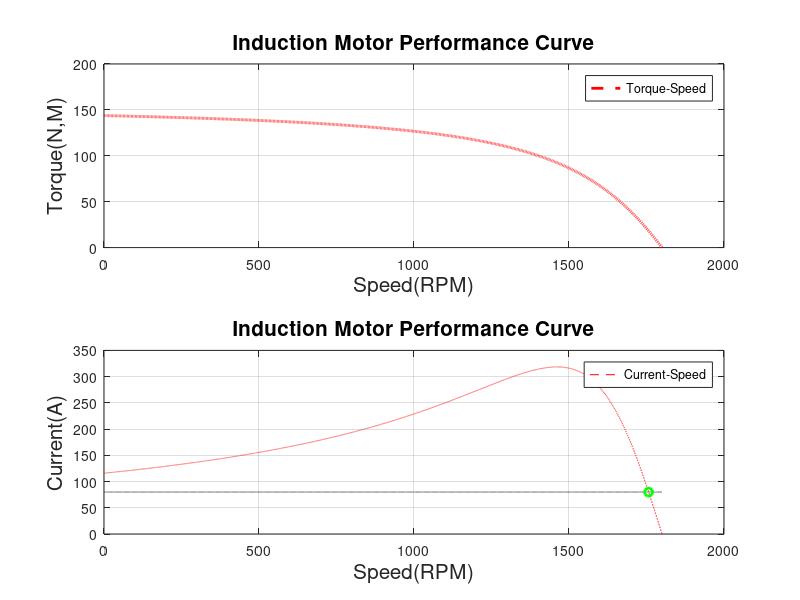

MATLAB code for this plot:
clear
clc
r1=0.641; % stator resistance ( ohm )
x1=1.106; % stator reactance ( ohm )
r2= 0.332; % rotor resistance ( ohm )
x2=0.464; % rotor reactance ( ohm )
xm=26.3; % magnetizing reactance ( ohm )
v_ph=460/sqrt(3); % phase voltage ( volt )
n_s=1800; %(RPM)
w_s=2*pi*n_s/60; %(rad/sec)

s=0:0.0001:1;

n_m=(1-s)*n_s;

for i=1:10001
t(i)=( 3*(v_ph^2)*(r2/s(i)) )/(w_s*((r1 +(r2/s(i))^2) +((x1+x2)^2)));
% Torque ( N-m )
tl(i)=80; %%Load Torque
end

for i=1:10001
    I(i)=v_ph/sqrt(((r1 +r2/s(i))^2 + (x1+x2)^2) );
end

o = find(abs(t-tl) == min(abs(t-tl)));
rotor_speed=n_m(o)
slip = (n_s - n_m(o) ) / n_s
slip_again=s(o)

load_current=I(o)
u=find(s==1)
starting_current=I(u)

subplot(2,1,1)

plot(n_m,I,'r--','lineWidth',2)
title({'Induction Motor Performance Curve'} ,'fontsize',15)
xlabel('Speed(RPM)','fontsize',15)
ylabel('Torque(N,M)','fontsize',15)
legend('Torque-Speed')
grid on

subplot(2,1,2)
plot(n_m,t,'r--',n_m,tl,'k--',n_m(o),t(o),'go','lineWidth',2)
title({'Induction Motor Performance Curve'} ,'fontsize',15)
xlabel('Speed(RPM)','fontsize',15)
ylabel('Current(A)','fontsize',15)
legend('Current-Speed')
grid on